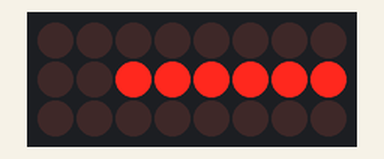
Recording of a sketch running on a simulated Arduino Uno, built with avr-gcc and run on an emulated ATmega328P. On the bench: 8×3 LED matrix. Wiring (inferred from the names in the program): LED matrix (orientation assumed): rows A0, A1, A2; columns pin 4, pin 5, pin 6, pin 7, pin 8, pin 9, pin 10, pin 11.

Above: at 0.32 s.
At 0.8 s:
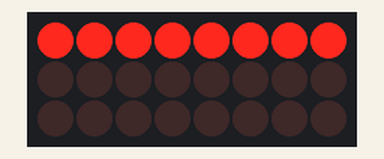
At 1.9 s:
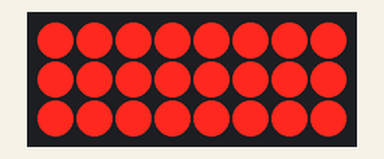

Measured:
- what the display in image 1 shows lasts 1.0 s, from 0.8 s to 1.8 s

The sketch:

RGB_POV_Wand.ino
```cpp
// (licence header left out)
#include <avr/io.h>
#include <avr/eeprom.h>
#include <avr/pgmspace.h>
#include <avr/interrupt.h>
#include <avr/wdt.h>
#include <util/delay.h>

// select chip type (uncomment the corresponding #define)
// ATMEGA328: Arduino Uno/Pro/Pro Mini/other 328-based boards
// ATMEGA32U4: Arduino Micro/Pro Micro/other 32u4-based boards

#define ATMEGA328
// #define ATMEGA32U4

// By default, images are stored in flash memory (hence PROGMEM). They can be stored in EEPROM
// but you will need to use avrdude to program the image data onto the chip.
// To use EEPROM, comment the line below

#define USE_FLASH


#ifdef USE_FLASH

// Replace with your own image data either manually or with the provided converters
// Image can be up to 65536x8 pixels big, but for best results the image size should be 128x8 or less
// (The included image converters require that the image size be 127x8 or less)
// image[0] and image[1] contain the width of the image (big endian)
// Every subsequent byte represents one pixel, going from top to bottom then left to right in RRRGGGBB format.
// This has no effect if EEPROM is being used - you must use avrdude to program an image. The format is the same
// but you are limited to an image 127x8 pixels or less (just under 1024 bytes).

PROGMEM prog_uchar image[] = {0,1,255,255,255,255,255,255,255,255};

#endif

// Set frame delay. This is used in conjunction with the divisor to set how often the chip should update LED state.
// Default setting is 5, but you may find other settings more suitable.
#define DELAY 5

// Set power on self test (POST) delay.
// Default setting is 30
#define POST_DELAY 30

// chip-specific defines, do not modify
#ifdef ATMEGA32U4

#define RED_BIT 2
#define GREEN_BIT 6
#define BLUE_BIT 3

#define RED 16
#define GREEN 10
#define BLUE 14
#define LED1 2
#define LED2 3
#define LED3 4
#define LED4 5
#define LED5 6
#define LED6 7
#define LED7 8
#define LED8 9

#elif defined(ATMEGA328)

#define RED_BIT 0
#define GREEN_BIT 1
#define BLUE_BIT 2

#define RED A0
#define GREEN A1
#define BLUE A2
#define LED1 4
#define LED2 5
#define LED3 6
#define LED4 7
#define LED5 8
#define LED6 9
#define LED7 10
#define LED8 11

#endif

// convenience/temporary variables
uint8_t led_cathodes[] = {RED, GREEN, BLUE};
uint8_t led_anodes[] = {LED1, LED2, LED3, LED4, LED5, LED6, LED7, LED8};

volatile int ani_length;
volatile int ani_idx;
volatile uint8_t colour_idx = 0; // 0 = R, 1 = G, 2 = B, repeating
volatile uint8_t shade_idx = 0;
volatile byte frame_buffer[8];

void setup() {

  // set up LED pins

  for(uint8_t i = 0; i < 8; ++i) {
    pinMode(led_anodes[i], OUTPUT);
    digitalWrite(led_anodes[i], LOW);
  }

  for(uint8_t i = 0; i < 3; ++i) {
    pinMode(led_cathodes[i], OUTPUT);
    digitalWrite(led_cathodes[i], LOW);
  }

  // LED power on self test

  for (uint8_t c = 0; c < 3; ++c) {
    // turn on one color at a time
    digitalWrite(led_cathodes[c], HIGH);

    for (uint8_t a = 0; a < 8; ++a) {
      // turn on one LED at a time
      digitalWrite(led_anodes[a], HIGH);
      delay(POST_DELAY);
    }

    // turn it off
    digitalWrite(led_cathodes[c], LOW);
    for (uint8_t a = 0; a < 8; a++) {
      digitalWrite(led_anodes[a], LOW);
    }
  }

  // check the animation length
  #ifdef USE_FLASH
  ani_length = pgm_read_word_near(&image);
  #else
  ani_length = (eeprom_read_byte((uint8_t*)0) << 8) + eeprom_read_byte((uint8_t*)1);
  #endif

  // start timer
  TCCR1A = 0;
  TCCR1B = _BV(WGM12) | 0x04;
  OCR1A = 5;
  TIMSK1 |= _BV(OCIE1A);   // Output Compare Interrupt Enable (timer 1, OCR1A)
}

// does nothing, everything is handled by interrupts
void loop() {}

ISR(TIMER1_COMPA_vect)
{
  // show the next frame
  // data format is
  // 0bRRRGGGBB, eight of them
  uint8_t i, b, cathodeport = 0, ledport = 0;

  // We use direct port access is used instead of Arduino-style
  // because this needs to be fast

  if (colour_idx == 0) {
    cathodeport = _BV(RED_BIT);

    for (i = 0; i < 8; i++) {
      b = (frame_buffer[i] & 0xE0) >> 5;
      if (b > shade_idx)
        ledport |= _BV(i);
    }
  }
  else if (colour_idx == 1)
  {
    cathodeport = _BV(GREEN_BIT);

    for (i = 0; i < 8; i++) {
      b = (frame_buffer[i] & 0x1C) >> 2;
      if (b > shade_idx)
        ledport |= _BV(i);
    }
  }
  else if (colour_idx == 2)
  {
    cathodeport = _BV(BLUE_BIT);

    uint8_t s = shade_idx >> 1;

    for (i = 0; i < 8; i++) {
      b = frame_buffer[i] & 0x03;
      if (b > s)
        ledport |= _BV(i);
    }
  }

  #ifdef ATMEGA32U4

  // Port mapping on the Arduino Pro Micro is complicated

  // (X denotes a pin that is either unused or does not map to
  // an Arduino style digital/analog pin on the Pro Micro)

  // PORTB bit: 7  6  5  4  3  2  1  0
  //       Pin: X  10 9  8  14 16 15 X

  // PORTC bit: 7  6  5  4  3  2  1  0
  //       Pin: X  5  X  X  X  X  X  X

  // PORTD bit: 7  6  5  4  3  2  1  0
  //       Pin: 6  X  X  4  TX RX 2  3

  // PORTE bit: 7  6  5  4  3  2  1  0
  //       Pin: X  7  X  X  X  X  X  X

  // PORTF bit: 7  6  5  4  3  2  1  0
  //       Pin: A0 A1 A2 A3 X  X  X  X

  // We are using pins 2-9 on the Pro Micro for the anodes. This maps to
  // PORTB: B00110000 (pin 9, 8)
  // PORTC: B01000000 (pin 5)
  // PORTD: B10010011 (pin 6, 4, 3, 2)
  // PORTE: B01000000 (pin 7)

  // Pins 10, 14 and 16 on the Pro Micro are for the cathodes:
  // PORTB: B01001100 (pin 10, 14, 16)

  PORTB &= ~(B00110000) & ~_BV(RED_BIT) & ~_BV(GREEN_BIT) & ~_BV(BLUE_BIT);
  PORTC &= ~(B01000000);
  PORTD &= ~(B10010011);
  PORTE &= ~(B01000000);

  PORTB |= (ledport & B11000000) >> 2;
  PORTC |= (ledport & B00001000) << 3;
  PORTD |= ((ledport & B00000001) << 1) | ((ledport & B00000010) >> 1) | ((ledport & B00000100) << 2) | ((ledport & B00010000) << 3);
  PORTE |= (ledport & B00100000) << 1;

  PORTB |= cathodeport;

  #elif defined(ATMEGA328)

  // PORTD: B11110000 (pin 7,6,5,4)
  // PORTB: B00001111 (pin 11,10,9,8)
  // PORTC: B00000111 (pin A2,A1,A0)

  PORTD &= B00001111;
  PORTB &= B11110000;
  PORTC &= B11111000;

  PORTD |= (ledport & B00001111) << 4;
  PORTB |= (ledport & B11110000) >> 4;
  PORTC |= cathodeport;


  #endif

  /*
  LED_3_1_PORTx &= ~(0x07);
  LED_8_4_PORTx &= ~(0xF8);
  LED_CATHODES_PORTx &= ~_BV(LED_RED_PINNUM) & ~_BV(LED_GREEN_PINNUM) & ~_BV(LED_BLUE_PINNUM);
  LED_3_1_PORTx |= ledport & 0x7;
  LED_8_4_PORTx |= ledport & 0xF8;
  LED_CATHODES_PORTx |= cathodeport;
  */

  // next color
  colour_idx++;
  if (colour_idx >= 3) {
    colour_idx = 0;
    shade_idx++;
    if (shade_idx >= 7) {
      shade_idx = 0;
      // simple next frame with roll over
      ani_idx++;
      if (ani_idx >= ani_length) {
        ani_idx = 0;
      }
      // load next frame
      #ifdef USE_FLASH
      memcpy_P((void*) frame_buffer, (const void*) (&image + 2 + (ani_idx * 8)), 8);
      #else
      eeprom_read_block((void*)frame_buffer, (const void*)(2 + (ani_idx * 8)), 8);
      #endif
    }
  }
}
```
